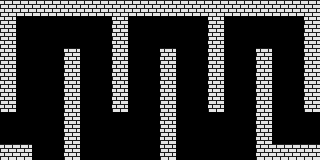

The image is a tile-based game level rendered from a .tmx file. Its description and complete source (layers, tilesets, objects, tile grids) follow:
An orthogonal 20x10 tile map with 16x16 px tiles, 1 tile layer (图块层 1).

<map version="1.9" tiledversion="1.9.2" orientation="orthogonal" renderorder="left-down" width="20" height="10" tilewidth="16" tileheight="16" infinite="0" nextlayerid="2" nextobjectid="1">
 <tileset firstgid="1" source="roomTile.tsx" />
 <layer id="1" name="图块层 1" width="20" height="10">
  <data encoding="csv">
226,226,226,226,226,226,226,226,226,226,226,226,226,226,226,226,226,226,226,226,
226,0,0,0,0,0,0,226,0,0,0,0,0,226,0,0,0,0,0,226,
226,0,0,0,0,0,0,226,0,0,0,0,0,226,0,0,0,0,0,226,
226,0,0,0,226,0,0,226,0,0,226,0,0,226,0,0,226,0,0,226,
226,0,0,0,226,0,0,226,0,0,226,0,0,226,0,0,226,0,0,226,
226,0,0,0,226,0,0,226,0,0,226,0,0,226,0,0,226,0,0,226,
226,0,0,0,226,0,0,226,0,0,226,0,0,226,0,0,226,0,0,226,
0,0,0,0,226,0,0,0,0,0,226,0,0,0,0,0,226,0,0,0,
0,0,0,0,226,0,0,0,0,0,226,0,0,0,0,0,226,0,0,0,
226,226,0,0,226,0,0,0,0,0,226,0,0,0,0,0,226,226,226,226
</data>
 </layer>
</map>
